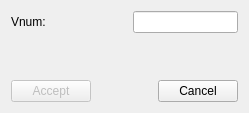
<ui version="4.0"  >
 <class>VnumQuestionWidget</class>
 <widget class="QWidget" name="VnumQuestionWidget" >
  <property name="geometry" >
   <rect>
    <x>0</x>
    <y>0</y>
    <width>249</width>
    <height>113</height>
   </rect>
  </property>
  <property name="windowTitle" >
   <string>Outside Area Vnum</string>
  </property>
  <layout class="QVBoxLayout" >
   <item>
    <layout class="QHBoxLayout" >
     <property name="rightMargin" >
      <number>0</number>
     </property>
     <property name="leftMargin" >
      <number>0</number>
     </property>
     <property name="topMargin" >
      <number>0</number>
     </property>
     <property name="bottomMargin" >
      <number>0</number>
     </property>
     <item>
      <widget class="QLabel" name="label" >
       <property name="minimumSize" >
        <size>
         <width>80</width>
         <height>0</height>
        </size>
       </property>
       <property name="maximumSize" >
        <size>
         <width>80</width>
         <height>16777215</height>
        </size>
       </property>
       <property name="text" >
        <string>Vnum:</string>
       </property>
      </widget>
     </item>
     <item>
      <spacer>
       <property name="orientation" >
        <enum>Qt::Horizontal</enum>
       </property>
       <property name="sizeHint" >
        <size>
         <width>40</width>
         <height>20</height>
        </size>
       </property>
      </spacer>
     </item>
     <item>
      <widget class="QLineEdit" name="vnumEdit" >
       <property name="focusPolicy" >
        <enum>Qt::StrongFocus</enum>
       </property>
       <property name="alignment" >
        <set>Qt::AlignRight|Qt::AlignVCenter</set>
       </property>
      </widget>
     </item>
    </layout>
   </item>
   <item>
    <spacer>
     <property name="orientation" >
      <enum>Qt::Vertical</enum>
     </property>
     <property name="sizeHint" >
      <size>
       <width>20</width>
       <height>40</height>
      </size>
     </property>
    </spacer>
   </item>
   <item>
    <layout class="QHBoxLayout" >
     <property name="rightMargin" >
      <number>0</number>
     </property>
     <property name="leftMargin" >
      <number>0</number>
     </property>
     <property name="topMargin" >
      <number>0</number>
     </property>
     <property name="bottomMargin" >
      <number>0</number>
     </property>
     <item>
      <widget class="QPushButton" name="acceptButton" >
       <property name="enabled" >
        <bool>false</bool>
       </property>
       <property name="focusPolicy" >
        <enum>Qt::StrongFocus</enum>
       </property>
       <property name="text" >
        <string>Accept</string>
       </property>
      </widget>
     </item>
     <item>
      <spacer>
       <property name="orientation" >
        <enum>Qt::Horizontal</enum>
       </property>
       <property name="sizeHint" >
        <size>
         <width>40</width>
         <height>20</height>
        </size>
       </property>
      </spacer>
     </item>
     <item>
      <widget class="QPushButton" name="cancelButton" >
       <property name="focusPolicy" >
        <enum>Qt::StrongFocus</enum>
       </property>
       <property name="text" >
        <string>Cancel</string>
       </property>
      </widget>
     </item>
    </layout>
   </item>
  </layout>
 </widget>
 <resources/>
 <connections/>
</ui>
